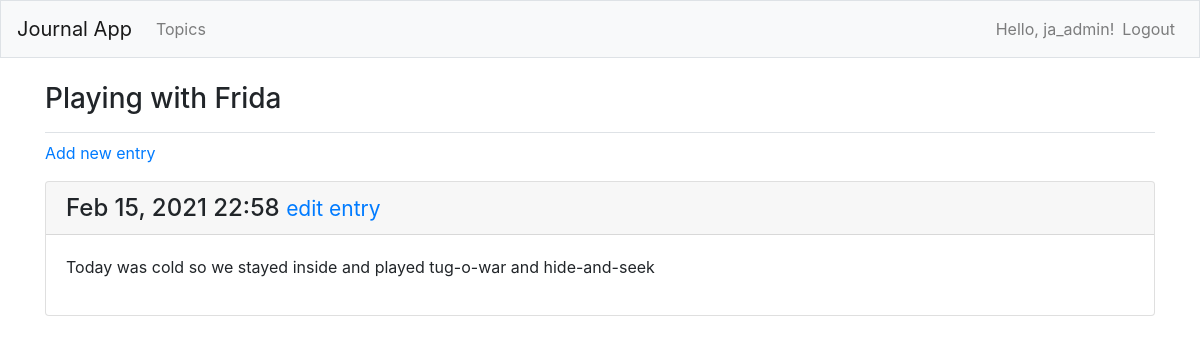
Before: /topics/1/ (signed in) with the older database file.
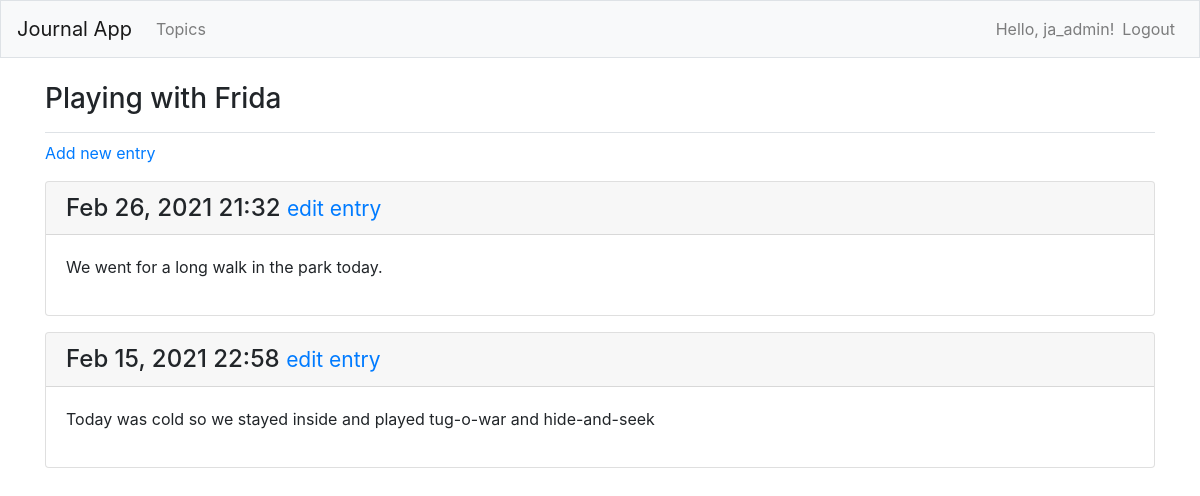
After: the same page with the newer database file.
### journal_entries/models.py (models this page shows, shortened)
class Topic(models.Model):
    text = models.CharField(max_length=200)
    date_added = models.DateTimeField(auto_now_add=True)
    owner = models.ForeignKey(User, on_delete=models.CASCADE)
    def __str__(self):
        return self.text

class Entry(models.Model):
    topic = models.ForeignKey(Topic, on_delete=models.CASCADE)
    text = models.TextField()
    date_added = models.DateTimeField(auto_now_add=True)
    class Meta:
        verbose_name_plural = 'entries'

### journal_entries/views.py (the view)
# urls.py: path('topics/<int:topic_id>/', views.topic, name='topic'),
@login_required
def topic(request, topic_id):
    topic = Topic.objects.get(id=topic_id)
    if topic.owner != request.user:
        raise Http404
    entries = topic.entry_set.order_by('-date_added')
    context = {'topic': topic, 'entries': entries}
    return render(request, 'journal_entries/topic.html', context)

### journal_entries/templates/journal_entries/topic.html
{% extends 'journal_entries/base.html' %}
{% block page_header %}
  <h3>{{ topic }}</h3>
{% endblock page_header %}
{% block content %}
  <p>
    <a href="{% url 'journal_entries:new_entry' topic.id %}">Add new entry</a>
  </p>
  {% for entry in entries %}
  <div class="card mb-3">
    <h4 class="card-header">
      {{ entry.date_added|date:'M d, Y H:i' }}
      <small><a href="{% url 'journal_entries:edit_entry' entry.id %}">edit entry</a></small>
    </h4>
    <div class="card-body">
      {{ entry.text|linebreaks }}
    </div>
  </div>
  {% empty %}
    <p>There are no entries for this topic.</p>
  {% endfor %}
{% endblock content %}

### journal_entries/templates/journal_entries/base.html (shortened to what this page needs)
{% load bootstrap4 %}
<!doctype html>
<html lang="en">
  <head>
    {% bootstrap_css %}
  </head>
  <body>
      <nav class="navbar navbar-expand-md navbar-light bg-light mb-4 border">
        <a href="{% url 'journal_entries:index' %}" class="navbar-brand">Journal App</a>
      <div class="collapse navbar-collapse" id="navbarCollapse">
        <ul class="navbar-nav mr-auto">
          <li class="nav-item">
            <a href="{% url 'journal_entries:topics' %}" class="nav-link">Topics</a>
          </li>
        </ul>
        <ul class="navbar-nav ml-auto">
          {% if user.is_authenticated %}
            <li class="nav-item">
              <span class="navbar-text">Hello, {{ user.username }}!</span>
            </li>
            <li class="nav-item">
              <a href="{% url 'users:logout' %}" class="nav-link">Logout</a>
            </li>
          {% endif %}
        </ul>
      </div>
      </nav>
      <main role="main" class="container">
        <div class="pb-2 mb-2 border-bottom">
          {% block page_header %}{% endblock page_header %}
        </div>
        <div>
          {% block content %}{% endblock content %}
        </div>
      </main>
  </body>
</html>

Changed rows visible on the page:
added Entry: date_added "Feb 26, 2021 21:32", text "We went for a long walk in the park today."
